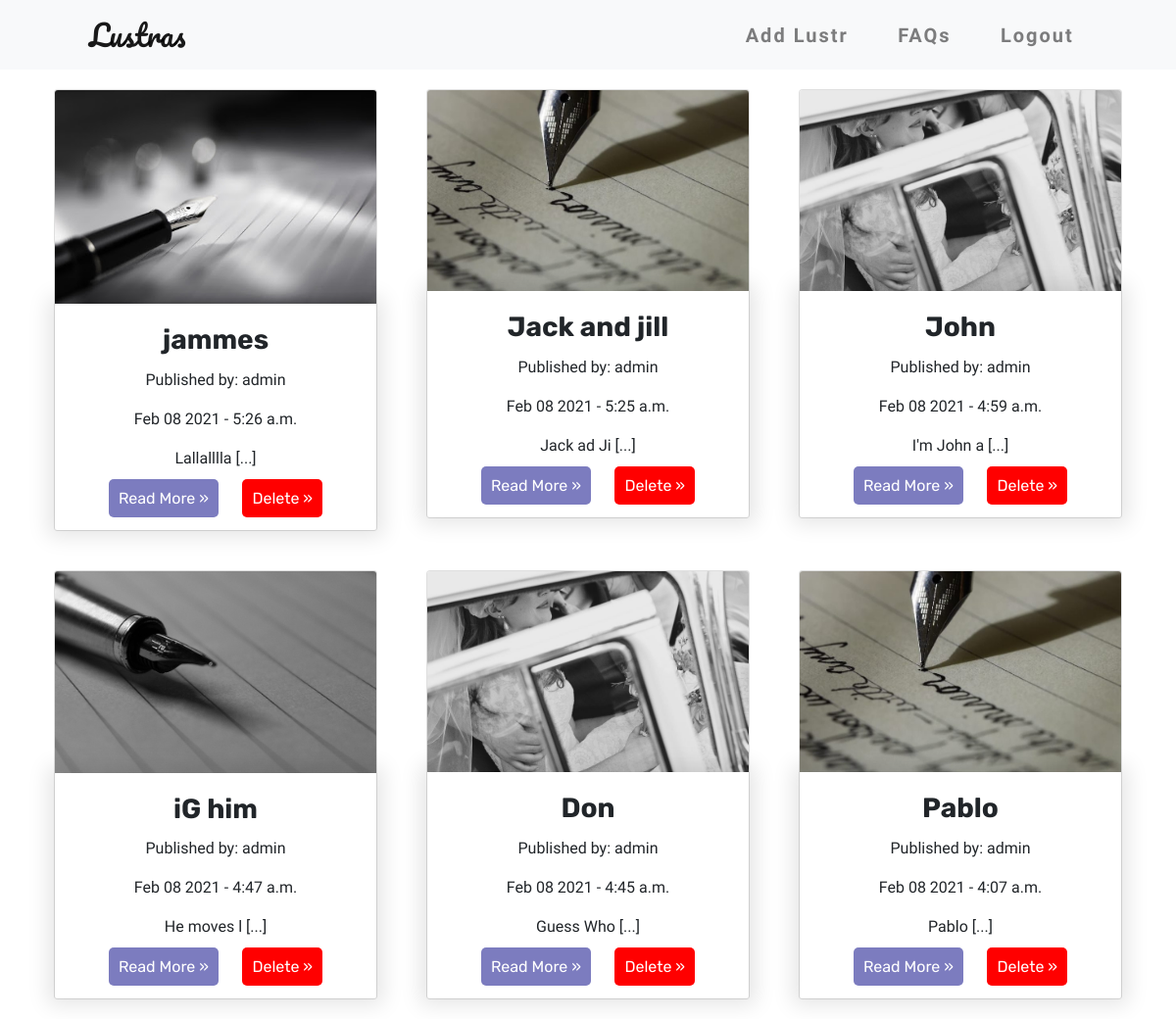
The app's page /, older data.
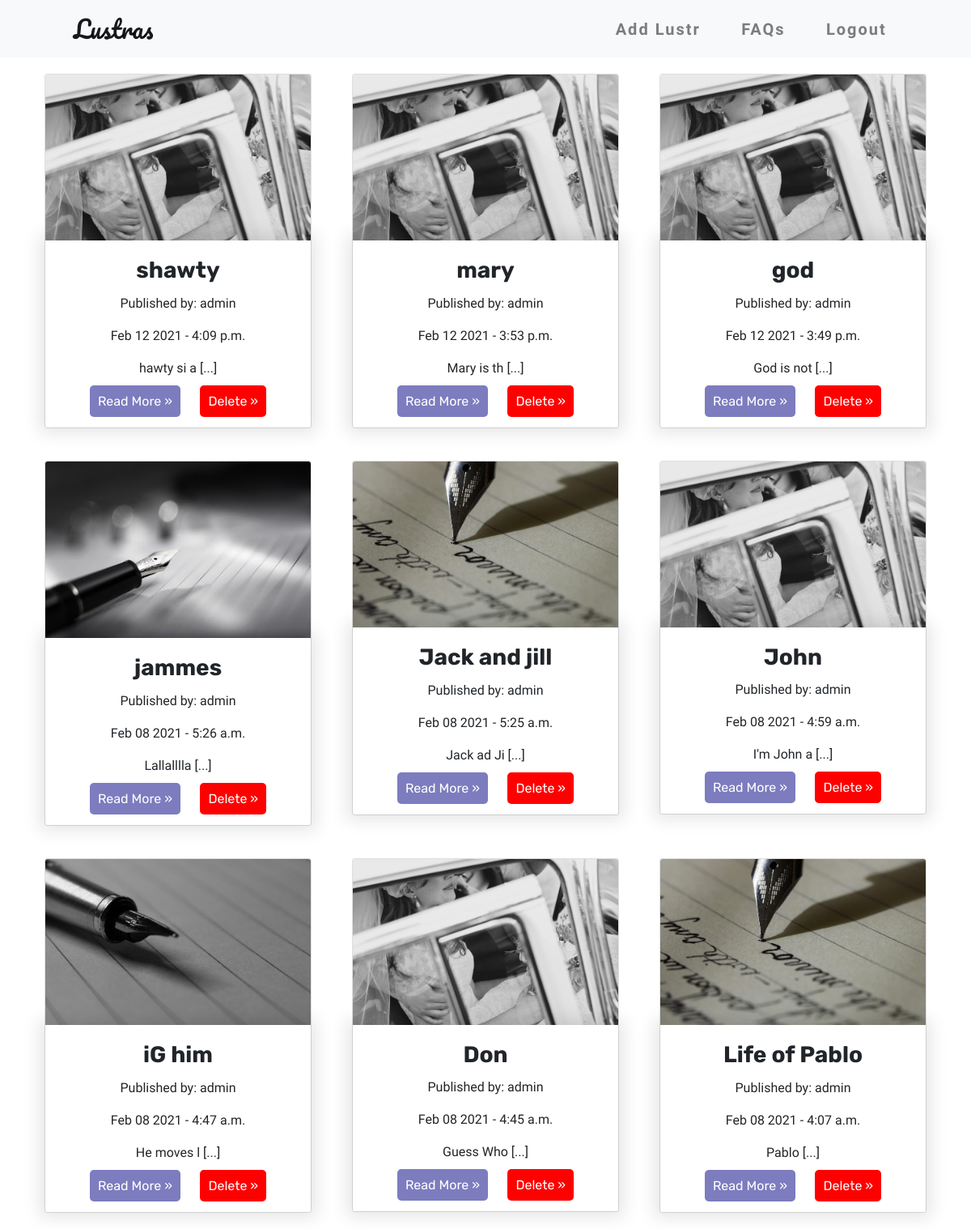
The same page, newer data.
### finatic/models.py (models this page shows, shortened)
class Lust(models.Model):
    title = models.CharField(max_length=100, unique=True)
    slug = models.SlugField(max_length=100, unique=True)
    picture = models.ImageField()
    description = models.TextField()
    author = models.ForeignKey(User, on_delete=models.CASCADE)
    date = models.DateField(auto_now_add=True)
    time = models.TimeField(auto_now_add=True)
    update_date = models.DateField(auto_now_add=True)
    status = models.IntegerField(choices=STATUS, default=1)
    class Meta:
        ordering = ['-time']
    def snippet(self):
        return self.description[:10] + '  [...]'

### finatic/views.py (the view)
# urls.py: path('', views.LustView.as_view(), name="list"),
class LustView(generic.ListView):
    queryset = Lust.objects.filter(status=1).order_by('-time')
    context_object_name = 'lust_page'
    template_name = 'finatic/lust_page.html'

### finatic/templates/finatic/lust_page.html (shortened to what this page needs)
{% extends 'base.html' %}
{% block content %}
<div class="container">
    <div class="row">
        {% for lustr in lust_page %}
        <div class="col-md-4">
            <div class="card text-center">
                <img src="{{ lustr.picture.url }}" alt="image" class="card-img-top">
                <div class="card-body">
                    <h3 class="card-title">{{ lustr.title }}</h3>
                    <p class="card-name">Published by: {{ lustr.author }}</p>
                    <p class="card-name">{{ lustr.date | date:'M d Y' }} - {{ lustr.time }}</p>
                    <p class="card-text">{{ lustr.snippet }}</p>
                    <a href="{% url 'finatic:detail' lustr.slug %}" class="card-link">Read More &raquo;</a>
                    <a href="{% url 'finatic:delete' lustr.slug %}" class="card-link" style="background-color: red">Delete &raquo;</a>
                </div>
            </div>
        </div>
        {% endfor %}
    </div>
</div>
{% endblock %}

Row changes from the older to the newer data that the page shows:
added Lust: picture (picture), title "shawty", author "admin", date "Feb 12 2021", time "4:09 p.m.", snippet "hawty si a [...]"
added Lust: picture (picture), title "mary", author "admin", date "Feb 12 2021", time "3:53 p.m.", snippet "Mary is th [...]"
added Lust: picture (picture), title "god", author "admin", date "Feb 12 2021", time "3:49 p.m.", snippet "God is not [...]"
changed Lust "Pablo [...]": title "Pablo" → "Life of Pablo"
